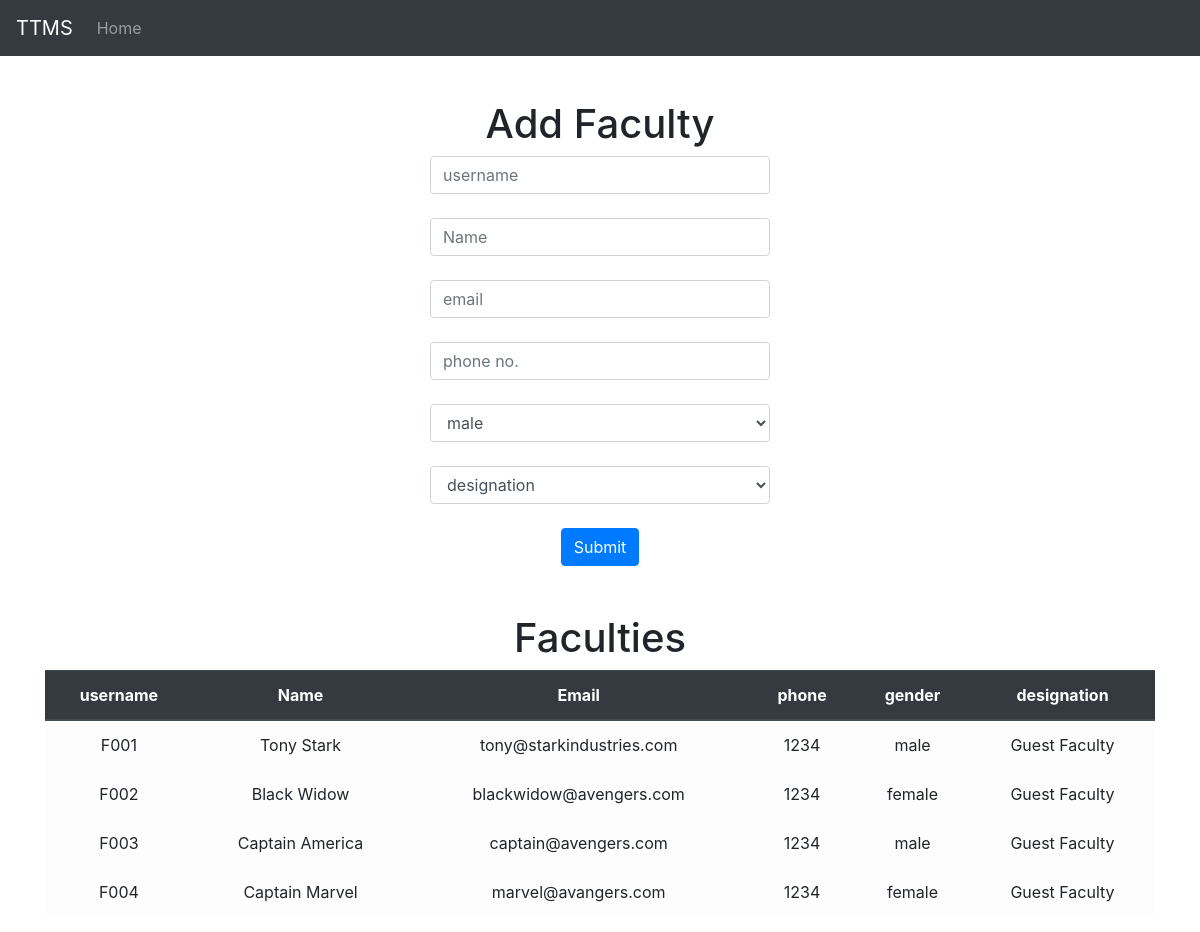
Screenshot of /accounts/add_faculty/ with the database file from the repository.
### accounts/models.py (models this page shows, shortened)
class Faculty(models.Model):
    username = models.CharField(max_length=50, unique=True)
    name = models.CharField(max_length=254)
    subjects = models.TextField(default=None, null=True, blank=True)
    email = models.EmailField(max_length=254)
    phone = models.BigIntegerField()
    gender = models.CharField(
        choices=(("male", "male"), ("female", "female")), max_length=10
    )
    designation = models.CharField(
        choices=(
            ("Professor", "Professor"),
            ("Assistant Professor", "Assistant Professor"),
            ("Associate Professor", "Associate Professor"),
            ("Head of the Department", "Head of the Department"),
            ("Guest Faculty", "Guest Faculty"),
        ),
        max_length=50,
    )
    class Meta:
        verbose_name = "Faculty"
        verbose_name_plural = "Faculties"

### accounts/views.py (the view, shortened to what this page needs)
# urls.py: path("add_faculty/", add_faculty, name="add_faculty"),
def add_faculty(request):
    context = {}
    context["faculties"] = Faculty.objects.all()
    return render(request, "add_faculty.html", context)

### accounts/templates/add_faculty.html (shortened to what this page needs)
{% extends 'base.html' %}
{% block content %}
{% include 'includes/navbar.html' with active_tab="add_faculty" %}
<div class="container outline" style="margin-top: 100px;text-align: center;">
    <h1>Add Faculty</h1>
    <form method="post" class="col-md-4 offset-4">
        <input class="form-control" type="text" name="username" id="username" placeholder="username" required><br>
        <input class="form-control" type="text" name="name" id="name" placeholder="Name" required><br>
        <input class="form-control" type="email" name="email" id="email" placeholder="email" required><br>
        <input class="form-control" type="number" name="phone" id="phone" placeholder="phone no." required><br>
        <select name="gender" id="gender" class="form-control" required>
            <option value="male">male</option>
        </select><br>
        <select name="designation" id="designation" class="form-control" required>
            <option value="" disabled selected>designation</option>
        </select><br>
        <button type="submit" class="btn btn-primary">Submit</button>
    </form>
    <br><br>
    <h1>Faculties</h1>
    <table class="table table-light">
        <thead class="thead-dark">
            <tr>
                <th>username</th>
                <th>Name</th>
                <th>Email</th>
                <th>phone</th>
                <th>gender</th>
                <th>designation</th>
            </tr>
        </thead>
        <tbody>
            {% for a in faculties %}
            <tr>
                <td>{{ a.username }}</td>
                <td>{{ a.name }}</td>
                <td>{{ a.email }}</td>
                <td>{{ a.phone }}</td>
                <td>{{ a.gender }}</td>
                <td>{{ a.designation }}</td>
            </tr>
            {% endfor %}
        </tbody>
    </table>
</div>
{% endblock content %}

### rows the page displays
Faculty: username "F001", name "Tony Stark", email "tony@starkindustries.com", phone "1234", gender "male", designation "Guest Faculty"
Faculty: username "F002", name "Black Widow", email "blackwidow@avengers.com", phone "1234", gender "female", designation "Guest Faculty"
Faculty: username "F003", name "Captain America", email "captain@avengers.com", phone "1234", gender "male", designation "Guest Faculty"
Faculty: username "F004", name "Captain Marvel", email "marvel@avangers.com", phone "1234", gender "female", designation "Guest Faculty"
